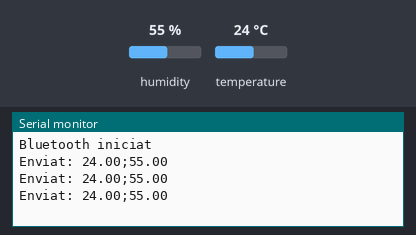
The sketch below on a simulated Arduino Uno, built with avr-gcc and run on an emulated ATmega328P. On the bench: the last lines printed to the serial monitor. Inputs (shaded band) come from the test bench; at power-on: humidity 55 %, temperature 24 °C.

Above: at 2.8 s.
2.9 s: humidity set to 22 %
At 5.5 s:
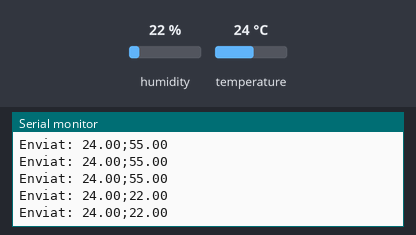
5.6 s: temperature set to 12 °C
At 7.6 s:
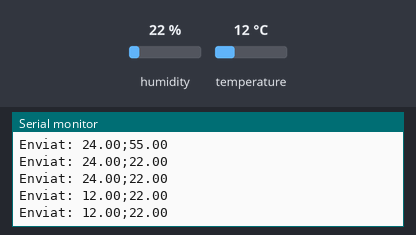
8.3 s: humidity set to 40 %
At 8.3 s:
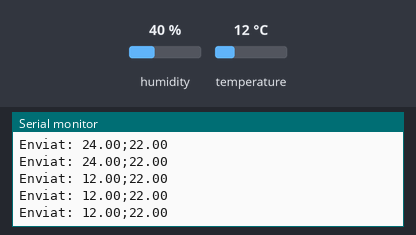
Timing chart, 0 to 11.3 s (numbered marks = the images above; inputs shaded):
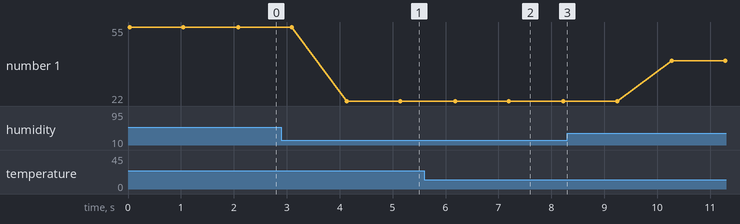

Measured:
- after the input at 2.9 s, the serial monitor: prints a new line after 1.2 s (image 1)
- after the input at 5.6 s, the serial monitor: prints a new line after 0.58 s (image 2)
- plotted number 1: 55 → 22 after the input at 2.9 s, 22 → 40 after the input at 8.3 s

The sketch:

temperature.ino
```cpp
#include <SoftwareSerial.h>
#include <DHT.h>

#define DHTPIN 4        // Canvia-ho pel pin on tens connectat el DHT11
#define DHTTYPE DHT11

SoftwareSerial BT(2, 3); // RX, TX
DHT dht(DHTPIN, DHTTYPE);

void setup() {
  Serial.begin(9600);
  BT.begin(9600);

  dht.begin();

  Serial.println("Bluetooth iniciat");
}

void loop() {
  float temp = dht.readTemperature();
  float hum = dht.readHumidity();

  if (isnan(temp) || isnan(hum)) {
    Serial.println("Error llegint el DHT11");
    delay(1000);
    return;
  }

  BT.println(String(temp, 1) + ";" + String(hum, 1));
  Serial.println("Enviat: " + String(temp) + ";" + String(hum));

  delay(1000);
}
```
